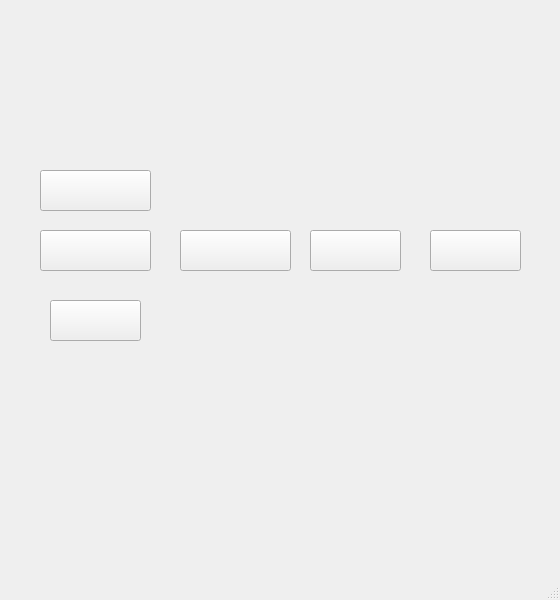
<?xml version="1.0" encoding="UTF-8"?>
<ui version="4.0">
 <class>Start</class>
 <widget class="QMainWindow" name="Start">
  <property name="geometry">
   <rect>
    <x>0</x>
    <y>0</y>
    <width>560</width>
    <height>600</height>
   </rect>
  </property>
  <property name="windowTitle">
   <string>MainWindow</string>
  </property>
  <widget class="QWidget" name="centralwidget">
   <widget class="QPushButton" name="Normal">
    <property name="geometry">
     <rect>
      <x>180</x>
      <y>230</y>
      <width>111</width>
      <height>41</height>
     </rect>
    </property>
    <property name="font">
     <font>
      <family>Tetris</family>
      <pointsize>9</pointsize>
     </font>
    </property>
    <property name="text">
     <string/>
    </property>
   </widget>
   <widget class="QPushButton" name="Store">
    <property name="geometry">
     <rect>
      <x>40</x>
      <y>230</y>
      <width>111</width>
      <height>41</height>
     </rect>
    </property>
    <property name="font">
     <font>
      <family>Tetris</family>
      <pointsize>9</pointsize>
     </font>
    </property>
    <property name="text">
     <string/>
    </property>
   </widget>
   <widget class="QPushButton" name="Clean">
    <property name="geometry">
     <rect>
      <x>430</x>
      <y>230</y>
      <width>91</width>
      <height>41</height>
     </rect>
    </property>
    <property name="font">
     <font>
      <family>Tetris</family>
     </font>
    </property>
    <property name="text">
     <string/>
    </property>
   </widget>
   <widget class="QPushButton" name="Timer">
    <property name="geometry">
     <rect>
      <x>310</x>
      <y>230</y>
      <width>91</width>
      <height>41</height>
     </rect>
    </property>
    <property name="font">
     <font>
      <family>Tetris</family>
      <pointsize>10</pointsize>
     </font>
    </property>
    <property name="text">
     <string/>
    </property>
   </widget>
   <widget class="QPushButton" name="LogIn">
    <property name="geometry">
     <rect>
      <x>40</x>
      <y>170</y>
      <width>111</width>
      <height>41</height>
     </rect>
    </property>
    <property name="font">
     <font>
      <family>Tetris</family>
      <pointsize>9</pointsize>
     </font>
    </property>
    <property name="text">
     <string/>
    </property>
   </widget>
   <widget class="QPushButton" name="Online">
    <property name="geometry">
     <rect>
      <x>50</x>
      <y>300</y>
      <width>91</width>
      <height>41</height>
     </rect>
    </property>
    <property name="font">
     <font>
      <family>Tetris</family>
     </font>
    </property>
    <property name="text">
     <string/>
    </property>
   </widget>
  </widget>
  <widget class="QMenuBar" name="menubar">
   <property name="geometry">
    <rect>
     <x>0</x>
     <y>0</y>
     <width>560</width>
     <height>25</height>
    </rect>
   </property>
  </widget>
  <widget class="QStatusBar" name="statusbar"/>
 </widget>
 <resources/>
 <connections/>
</ui>
